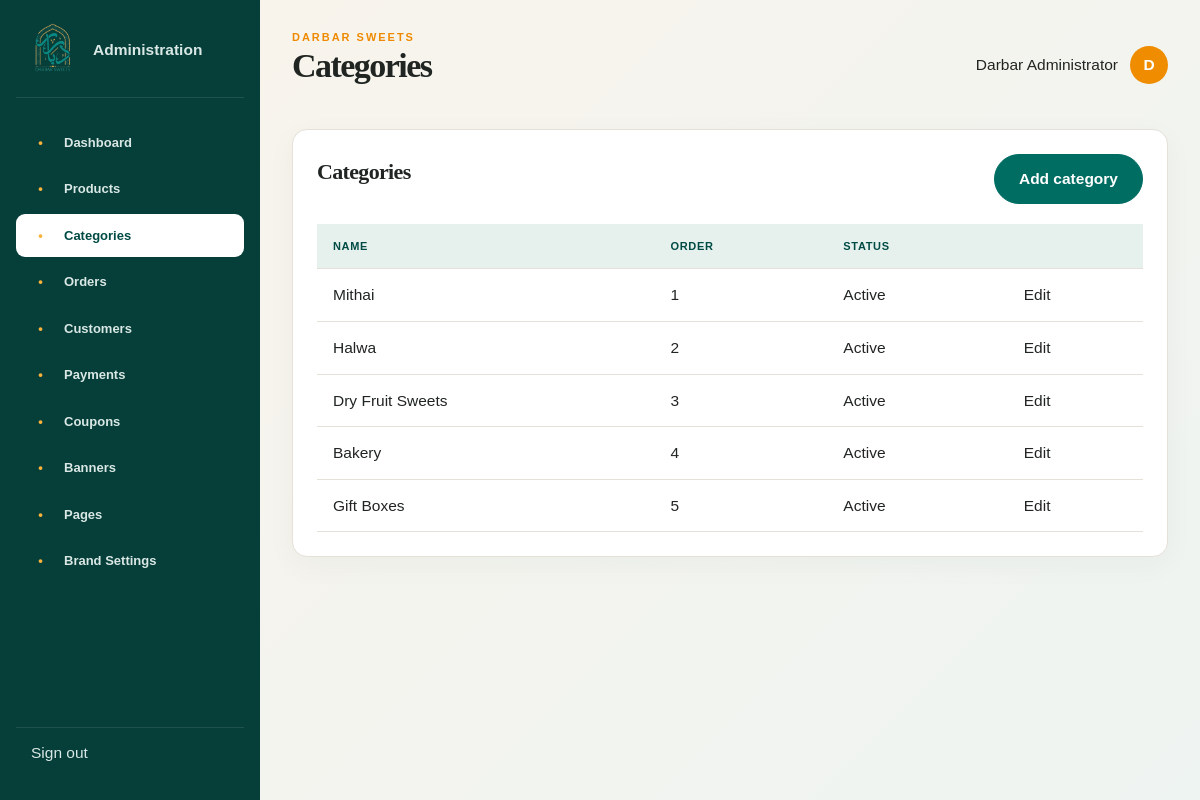
Page /admin/index.php?section=categories (signed in) on the earlier database version.
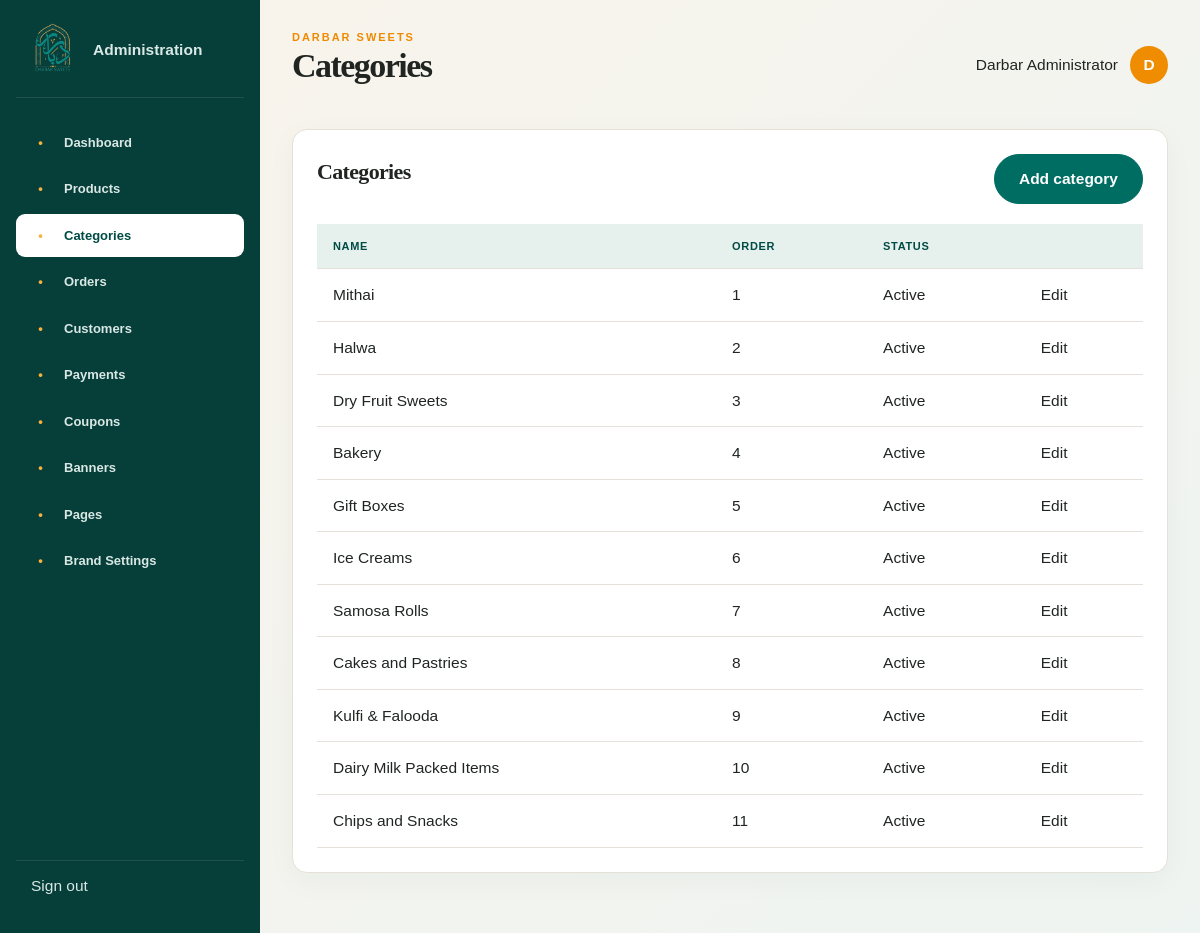
Same page on the later database version.
### tables this page shows
CREATE TABLE categories(id INT UNSIGNED AUTO_INCREMENT PRIMARY KEY,name VARCHAR(100) NOT NULL,slug VARCHAR(120) UNIQUE,image VARCHAR(255),description TEXT,sort_order INT DEFAULT 0,is_featured TINYINT(1) DEFAULT 0,is_active TINYINT(1) DEFAULT 1);

### admin/index.php (the view, shortened to what this page needs)
<?php
session_name('darbar_admin');session_start();require dirname(__DIR__).'/includes/db.php';
function ae($v):string{return htmlspecialchars((string)$v,ENT_QUOTES,'UTF-8');}
?><?php
$section=preg_replace('/[^a-z-]/','',$_GET['section']??'dashboard');$labels=['dashboard'=>'Dashboard','products'=>'Products','categories'=>'Categories','orders'=>'Orders','customers'=>'Customers','payments'=>'Payments','coupons'=>'Coupons','banners'=>'Banners','pages'=>'Pages','settings'=>'Brand Settings'];$title=$labels[$section]??'Dashboard';$editId=(int)($_GET['edit']??0);
$stats=['orders'=>0,'revenue'=>0,'customers'=>0,'pending'=>0,'products'=>0,'low_stock'=>0,'average'=>0,'paid'=>0];
if($pdo){
 $stats['orders']=$pdo->query('SELECT COUNT(*) FROM orders')->fetchColumn();
 $stats['revenue']=$pdo->query("SELECT COALESCE(SUM(total),0) FROM orders WHERE status!='cancelled'")->fetchColumn();
 $stats['customers']=$pdo->query('SELECT COUNT(*) FROM users')->fetchColumn();
 $stats['pending']=$pdo->query("SELECT COUNT(*) FROM orders WHERE status='pending'")->fetchColumn();
 $stats['products']=$pdo->query('SELECT COUNT(*) FROM products WHERE is_active=1')->fetchColumn();
 $stats['low_stock']=$pdo->query('SELECT COUNT(*) FROM products WHERE is_active=1 AND stock<=10')->fetchColumn();
 $stats['average']=$pdo->query("SELECT COALESCE(AVG(total),0) FROM orders WHERE status!='cancelled'")->fetchColumn();
 $stats['paid']=$pdo->query("SELECT COALESCE(SUM(amount),0) FROM payments WHERE status='paid'")->fetchColumn();
}
?><!doctype html><html><head><meta charset="utf-8"><meta name="viewport" content="width=device-width"><link rel="stylesheet" href="../assets/css/style.css"><link rel="stylesheet" href="style.css"><title><?=ae($title)?> · Darbar Admin</title></head><body class="admin-shell"><aside class="admin-sidebar"><a class="admin-logo" href="index.php"><img src="../uploads/logo/darbar-sweets-logo.png"><span>Administration</span></a><nav><?php foreach($labels as $k=>$v):?><a class="<?=$section===$k?'active':''?>" href="?section=<?=$k?>"><i>•</i><?=$v?></a><?php endforeach?></nav><a class="logout" href="?logout=1">Sign out</a></aside><main class="admin-main"><header class="admin-top"><div><span class="eyebrow">Darbar Sweets</span><h1><?=ae($title)?></h1></div><div class="admin-user"><span><?=ae($_SESSION['admin_name'])?></span><b><?=ae(substr($_SESSION['admin_name'],0,1))?></b></div></header><?php if($flash):?><p class="admin-notice success"><?=ae($flash)?></p><?php endif?><?php if($error):?><p class="admin-notice error"><?=ae($error)?></p><?php endif?>
<?php if($section==='dashboard'):?><div class="stats"><?php foreach([['Total orders',$stats['orders']],['Total revenue','Rs. '.number_format((float)$stats['revenue'])],['Customers',$stats['customers']],['Pending orders',$stats['pending']],['Active products',$stats['products']],['Low stock',$stats['low_stock']],['Average order','Rs. '.number_format((float)$stats['average'])],['Paid amount','Rs. '.number_format((float)$stats['paid'])]] as $s):?><article><span><?=$s[0]?></span><strong><?=$s[1]?></strong></article><?php endforeach?></div><section class="panel"><h2>Live website control</h2><p><?=$pdo?'Connected to MySQL database <strong>darbar_sweets</strong>. Products, categories, banners, orders, customers, coupons and branding saved here publish directly to the storefront.':'Database connection failed. Check includes/db.php and confirm MySQL is running.'?></p></section>
<?php elseif($section==='categories'):$rows=$pdo->query('SELECT * FROM categories ORDER BY sort_order')->fetchAll();$edit=null;foreach($rows as $r)if($r['id']===$editId)$edit=$r;?><section class="panel"><div class="panel-head"><h2>Categories</h2><a class="btn" href="?section=categories&edit=-1">Add category</a></div><table><thead><tr><th>Name</th><th>Order</th><th>Status</th><th></th></tr></thead><tbody><?php foreach($rows as $r):?><tr><td><?=ae($r['name'])?></td><td><?=$r['sort_order']?></td><td><?=$r['is_active']?'Active':'Hidden'?></td><td><a href="?section=categories&edit=<?=$r['id']?>">Edit</a></td></tr><?php endforeach?></tbody></table></section><?php if($editId):?><?=token()?><?=$edit['id']??0?><?=ae($edit['image']??'')?><?=ae($edit['name']??'')?><?=ae($edit['slug']??'')?><?=ae($edit['sort_order']??0)?><?=ae($edit['description']??'')?> <?=($edit['is_featured']??0)?'checked':''?> <?=($edit['is_active']??1)?'checked':''?><?php endif?>
<?php endif?></main></body></html>

### assets/css/style.css (style rules this page uses)
:root { --color-primary:#006d63;--color-primary-deep:#004b44;--color-secondary:#ef8c00;--color-accent:#d7a52a;--color-dark:#202522;--color-muted:#69716d;--color-light-bg:#faf7f2;--color-surface:#fff;--color-border:#e5e0d8;--color-success:#2e7d32;--color-danger:#c62828;--shadow:0 20px 60px rgba(29,44,37,.1);--radius:18px;--font-head:"Playfair Display",serif;--font-body:"DM Sans",sans-serif }
* { box-sizing:border-box }
html { scroll-behavior:smooth }
body { margin:0;color:var(--color-dark);background:var(--color-light-bg);font:15.5px/1.65 var(--font-body);-webkit-font-smoothing:antialiased }
img { max-width:100%;display:block }
a { color:inherit;text-decoration:none }
h1,h2,h3 { font-family:var(--font-head);line-height:1.15;margin:0 0 16px }
h1 { font-size:clamp(42px,6vw,78px);letter-spacing:-.045em }
h2 { font-size:clamp(30px,4vw,48px);letter-spacing:-.03em }
.eyebrow { text-transform:uppercase;letter-spacing:.18em;font-weight:700;color:var(--color-secondary);font-size:11px;display:block;margin-bottom:14px }
.btn { display:inline-flex;align-items:center;justify-content:center;min-height:50px;padding:0 24px;border:1px solid var(--color-primary);border-radius:100px;background:var(--color-primary);color:#fff;font-weight:700;cursor:pointer;transition:.22s transform,.22s background,.22s box-shadow }

### admin/style.css (style rules this page uses)
.admin-shell { background:#f3f5f3 }
.admin-sidebar { position:fixed;inset:0 auto 0 0;width:260px;background:#063e39;color:#d9e8e5;padding:22px 16px;display:flex;flex-direction:column }
.admin-logo { display:flex;align-items:center;gap:12px;padding:0 10px 20px;border-bottom:1px solid rgba(255,255,255,.1) }
.admin-logo img { width:55px;height:55px;object-fit:contain;mix-blend-mode:screen }
.admin-logo span { font-weight:700 }
.admin-sidebar nav { padding:20px 0;overflow:auto }
.admin-sidebar nav a { display:flex;align-items:center;gap:13px;padding:11px 14px;margin:3px 0;border-radius:9px;font-weight:600;font-size:13px }
.admin-sidebar nav a i { width:21px;text-align:center;font-style:normal;color:#f9b33b }
.admin-sidebar nav a:hover,.admin-sidebar nav a.active { background:#fff;color:var(--color-primary-deep) }
.logout { margin-top:auto;padding:12px 15px;border-top:1px solid rgba(255,255,255,.1) }
.admin-main { margin-left:260px;padding:28px 32px 60px }
.admin-top { display:flex;align-items:center;justify-content:space-between;margin-bottom:28px }
.admin-top h1 { font-size:34px }
.admin-top .eyebrow { margin:0 }
.admin-user { display:flex;align-items:center;gap:12px }
.admin-user b { display:grid;place-items:center;width:38px;height:38px;border-radius:50%;background:var(--color-secondary);color:#fff }
.stats article,.panel { background:#fff;border:1px solid var(--color-border);border-radius:15px;box-shadow:0 8px 30px rgba(20,50,40,.04) }
.panel { padding:24px }
.panel h2 { font-size:22px }
.panel-head { display:flex;align-items:center;justify-content:space-between;gap:20px }
table { width:100%;border-collapse:collapse;margin-top:20px }
th { background:#e6f1ee;font-size:11px;text-transform:uppercase;letter-spacing:.06em;color:var(--color-primary-deep) }
th,td { text-align:left;padding:13px 16px;border-bottom:1px solid var(--color-border) }
.logout { cursor:pointer }

### admin/premium-admin.css (style rules this page uses)
:root { --ink:#102d2a;--paper:#fbf7ef;--teal:#006f67;--orange:#ef8a00 }
.admin-main { background:linear-gradient(135deg,#f8f4ec,#eef4f1);min-height:100vh }
.eyebrow { display:block;color:var(--orange);font-size:11px;font-weight:800;letter-spacing:.18em;margin-bottom:5px }

Differences in the rows shown:
added categories: name "Ice Creams", sort_order "6", is_active "Active"
added categories: name "Samosa Rolls", sort_order "7", is_active "Active"
added categories: name "Cakes and Pastries", sort_order "8", is_active "Active"
added categories: name "Kulfi & Falooda", sort_order "9", is_active "Active"
added categories: name "Dairy Milk Packed Items", sort_order "10", is_active "Active"
added categories: name "Chips and Snacks", sort_order "11", is_active "Active"
